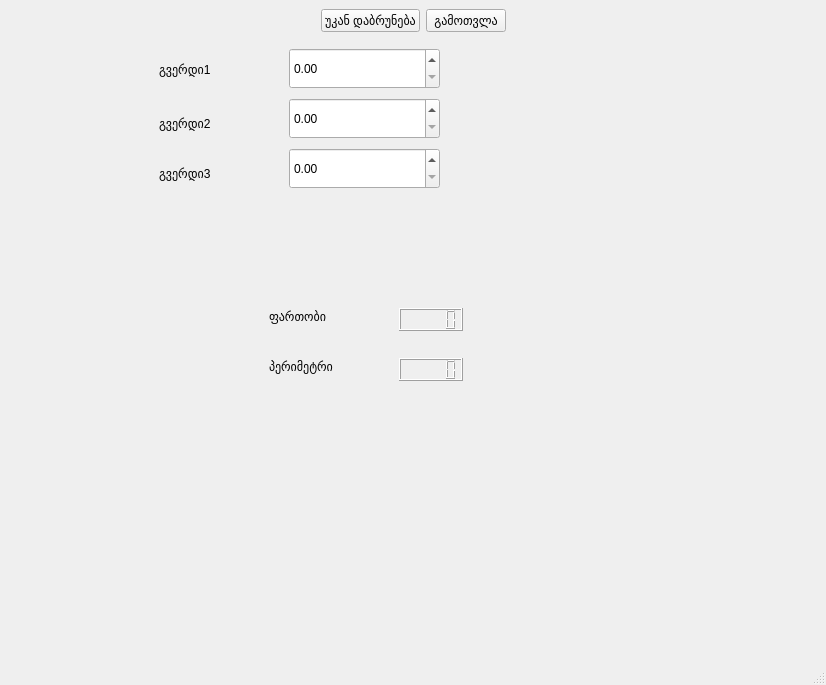
<?xml version="1.0" encoding="UTF-8"?>
<ui version="4.0">
 <class>MainWindow</class>
 <widget class="QMainWindow" name="MainWindow">
  <property name="geometry">
   <rect>
    <x>0</x>
    <y>0</y>
    <width>826</width>
    <height>685</height>
   </rect>
  </property>
  <property name="windowTitle">
   <string>MainWindow</string>
  </property>
  <widget class="QWidget" name="centralwidget">
   <layout class="QGridLayout" name="gridLayout_2">
    <item row="0" column="2">
     <widget class="QPushButton" name="calculate">
      <property name="text">
       <string>გამოთვლა</string>
      </property>
     </widget>
    </item>
    <item row="0" column="0">
     <spacer name="horizontalSpacer_3">
      <property name="orientation">
       <enum>Qt::Horizontal</enum>
      </property>
      <property name="sizeHint" stdset="0">
       <size>
        <width>40</width>
        <height>20</height>
       </size>
      </property>
     </spacer>
    </item>
    <item row="0" column="3">
     <spacer name="horizontalSpacer_4">
      <property name="orientation">
       <enum>Qt::Horizontal</enum>
      </property>
      <property name="sizeHint" stdset="0">
       <size>
        <width>40</width>
        <height>20</height>
       </size>
      </property>
     </spacer>
    </item>
    <item row="0" column="1">
     <widget class="QPushButton" name="back">
      <property name="sizePolicy">
       <sizepolicy hsizetype="Minimum" vsizetype="Minimum">
        <horstretch>0</horstretch>
        <verstretch>0</verstretch>
       </sizepolicy>
      </property>
      <property name="text">
       <string>უკან დაბრუნება</string>
      </property>
     </widget>
    </item>
    <item row="1" column="0" colspan="4">
     <widget class="QStackedWidget" name="stackedWidget">
      <property name="currentIndex">
       <number>2</number>
      </property>
      <widget class="QWidget" name="main">
       <layout class="QGridLayout" name="gridLayout_3">
        <item row="0" column="1">
         <spacer name="verticalSpacer">
          <property name="orientation">
           <enum>Qt::Vertical</enum>
          </property>
          <property name="sizeHint" stdset="0">
           <size>
            <width>20</width>
            <height>40</height>
           </size>
          </property>
         </spacer>
        </item>
        <item row="5" column="1">
         <spacer name="verticalSpacer_2">
          <property name="orientation">
           <enum>Qt::Vertical</enum>
          </property>
          <property name="sizeHint" stdset="0">
           <size>
            <width>20</width>
            <height>40</height>
           </size>
          </property>
         </spacer>
        </item>
        <item row="4" column="1">
         <widget class="QRadioButton" name="kvadrati">
          <property name="text">
           <string>კვადრატი</string>
          </property>
          <attribute name="buttonGroup">
           <string notr="true">shape_group</string>
          </attribute>
         </widget>
        </item>
        <item row="3" column="1">
         <widget class="QRadioButton" name="trapecia">
          <property name="text">
           <string>ტრაპეცია</string>
          </property>
          <attribute name="buttonGroup">
           <string notr="true">shape_group</string>
          </attribute>
         </widget>
        </item>
        <item row="2" column="1">
         <widget class="QRadioButton" name="samkutxedi">
          <property name="text">
           <string>სამკუთხედი</string>
          </property>
          <attribute name="buttonGroup">
           <string notr="true">shape_group</string>
          </attribute>
         </widget>
        </item>
        <item row="2" column="0">
         <spacer name="horizontalSpacer">
          <property name="orientation">
           <enum>Qt::Horizontal</enum>
          </property>
          <property name="sizeHint" stdset="0">
           <size>
            <width>40</width>
            <height>20</height>
           </size>
          </property>
         </spacer>
        </item>
        <item row="1" column="1">
         <widget class="QRadioButton" name="wre">
          <property name="text">
           <string>წრე</string>
          </property>
          <property name="autoExclusive">
           <bool>true</bool>
          </property>
          <attribute name="buttonGroup">
           <string notr="true">shape_group</string>
          </attribute>
         </widget>
        </item>
        <item row="2" column="2">
         <spacer name="horizontalSpacer_2">
          <property name="orientation">
           <enum>Qt::Horizontal</enum>
          </property>
          <property name="sizeHint" stdset="0">
           <size>
            <width>40</width>
            <height>20</height>
           </size>
          </property>
         </spacer>
        </item>
        <item row="5" column="2">
         <widget class="QPushButton" name="select">
          <property name="text">
           <string>არჩევა</string>
          </property>
         </widget>
        </item>
       </layout>
      </widget>
      <widget class="QWidget" name="kvadrati_page">
       <widget class="QDoubleSpinBox" name="kvadrati_sigrdze">
        <property name="geometry">
         <rect>
          <x>280</x>
          <y>90</y>
          <width>151</width>
          <height>41</height>
         </rect>
        </property>
       </widget>
       <widget class="QLabel" name="label_13">
        <property name="geometry">
         <rect>
          <x>150</x>
          <y>90</y>
          <width>111</width>
          <height>31</height>
         </rect>
        </property>
        <property name="text">
         <string>სიგრძე</string>
        </property>
       </widget>
       <widget class="QLCDNumber" name="kvadrati_area_2">
        <property name="geometry">
         <rect>
          <x>270</x>
          <y>260</y>
          <width>64</width>
          <height>23</height>
         </rect>
        </property>
       </widget>
       <widget class="QLCDNumber" name="kvadrati_area_3">
        <property name="geometry">
         <rect>
          <x>270</x>
          <y>300</y>
          <width>64</width>
          <height>23</height>
         </rect>
        </property>
       </widget>
       <widget class="QLabel" name="label_14">
        <property name="geometry">
         <rect>
          <x>160</x>
          <y>250</y>
          <width>111</width>
          <height>31</height>
         </rect>
        </property>
        <property name="text">
         <string>პერიმეტრი</string>
        </property>
       </widget>
       <widget class="QLabel" name="label_15">
        <property name="geometry">
         <rect>
          <x>160</x>
          <y>290</y>
          <width>111</width>
          <height>31</height>
         </rect>
        </property>
        <property name="text">
         <string>ფართობი</string>
        </property>
       </widget>
      </widget>
      <widget class="QWidget" name="samkutxedi_page">
       <widget class="QLabel" name="label_4">
        <property name="geometry">
         <rect>
          <x>150</x>
          <y>16</y>
          <width>71</width>
          <height>31</height>
         </rect>
        </property>
        <property name="text">
         <string>გვერდი1</string>
        </property>
       </widget>
       <widget class="QDoubleSpinBox" name="samkutxedi_gverdi1">
        <property name="geometry">
         <rect>
          <x>280</x>
          <y>10</y>
          <width>151</width>
          <height>41</height>
         </rect>
        </property>
       </widget>
       <widget class="QLabel" name="label_5">
        <property name="geometry">
         <rect>
          <x>150</x>
          <y>70</y>
          <width>71</width>
          <height>31</height>
         </rect>
        </property>
        <property name="text">
         <string>გვერდი2</string>
        </property>
       </widget>
       <widget class="QDoubleSpinBox" name="samkutxedi_gverdi2">
        <property name="geometry">
         <rect>
          <x>280</x>
          <y>60</y>
          <width>151</width>
          <height>41</height>
         </rect>
        </property>
       </widget>
       <widget class="QLabel" name="label_6">
        <property name="geometry">
         <rect>
          <x>150</x>
          <y>120</y>
          <width>71</width>
          <height>31</height>
         </rect>
        </property>
        <property name="text">
         <string>გვერდი3</string>
        </property>
       </widget>
       <widget class="QDoubleSpinBox" name="samkutxedi_gverdi3">
        <property name="geometry">
         <rect>
          <x>280</x>
          <y>110</y>
          <width>151</width>
          <height>41</height>
         </rect>
        </property>
       </widget>
       <widget class="QLabel" name="label_7">
        <property name="geometry">
         <rect>
          <x>260</x>
          <y>270</y>
          <width>101</width>
          <height>17</height>
         </rect>
        </property>
        <property name="text">
         <string>ფართობი</string>
        </property>
       </widget>
       <widget class="QLabel" name="label_8">
        <property name="geometry">
         <rect>
          <x>260</x>
          <y>320</y>
          <width>111</width>
          <height>17</height>
         </rect>
        </property>
        <property name="text">
         <string>პერიმეტრი</string>
        </property>
       </widget>
       <widget class="QLCDNumber" name="samkutxedi_fartobi">
        <property name="geometry">
         <rect>
          <x>390</x>
          <y>270</y>
          <width>64</width>
          <height>23</height>
         </rect>
        </property>
       </widget>
       <widget class="QLCDNumber" name="samkutxedi_perimeter">
        <property name="geometry">
         <rect>
          <x>390</x>
          <y>320</y>
          <width>64</width>
          <height>23</height>
         </rect>
        </property>
       </widget>
      </widget>
      <widget class="QWidget" name="wre_page">
       <widget class="QDoubleSpinBox" name="radiusi">
        <property name="geometry">
         <rect>
          <x>220</x>
          <y>30</y>
          <width>151</width>
          <height>41</height>
         </rect>
        </property>
       </widget>
       <widget class="QLabel" name="label">
        <property name="geometry">
         <rect>
          <x>126</x>
          <y>36</y>
          <width>71</width>
          <height>31</height>
         </rect>
        </property>
        <property name="text">
         <string>რადიუსი</string>
        </property>
       </widget>
       <widget class="QLabel" name="label_2">
        <property name="geometry">
         <rect>
          <x>130</x>
          <y>200</y>
          <width>121</width>
          <height>17</height>
         </rect>
        </property>
        <property name="text">
         <string>ფართობი</string>
        </property>
       </widget>
       <widget class="QLabel" name="label_3">
        <property name="geometry">
         <rect>
          <x>130</x>
          <y>260</y>
          <width>67</width>
          <height>17</height>
         </rect>
        </property>
        <property name="text">
         <string>სიგრძე</string>
        </property>
       </widget>
       <widget class="QLCDNumber" name="wre_fartobi">
        <property name="geometry">
         <rect>
          <x>230</x>
          <y>200</y>
          <width>64</width>
          <height>23</height>
         </rect>
        </property>
       </widget>
       <widget class="QLCDNumber" name="wre_sigrdze">
        <property name="geometry">
         <rect>
          <x>230</x>
          <y>260</y>
          <width>64</width>
          <height>23</height>
         </rect>
        </property>
       </widget>
      </widget>
      <widget class="QWidget" name="trapecia_page">
       <widget class="QDoubleSpinBox" name="zeda_fudze">
        <property name="geometry">
         <rect>
          <x>260</x>
          <y>60</y>
          <width>151</width>
          <height>41</height>
         </rect>
        </property>
       </widget>
       <widget class="QLabel" name="label_9">
        <property name="geometry">
         <rect>
          <x>110</x>
          <y>60</y>
          <width>111</width>
          <height>31</height>
         </rect>
        </property>
        <property name="text">
         <string>ზედა ფუძე</string>
        </property>
       </widget>
       <widget class="QLabel" name="label_10">
        <property name="geometry">
         <rect>
          <x>110</x>
          <y>110</y>
          <width>111</width>
          <height>31</height>
         </rect>
        </property>
        <property name="text">
         <string>ქვედა ფუძე</string>
        </property>
       </widget>
       <widget class="QDoubleSpinBox" name="qveda_fudze">
        <property name="geometry">
         <rect>
          <x>260</x>
          <y>110</y>
          <width>151</width>
          <height>41</height>
         </rect>
        </property>
       </widget>
       <widget class="QLCDNumber" name="trapeci_area">
        <property name="geometry">
         <rect>
          <x>230</x>
          <y>240</y>
          <width>64</width>
          <height>23</height>
         </rect>
        </property>
       </widget>
       <widget class="QLCDNumber" name="trapecia_perimeter">
        <property name="geometry">
         <rect>
          <x>230</x>
          <y>280</y>
          <width>64</width>
          <height>23</height>
         </rect>
        </property>
       </widget>
       <widget class="QLabel" name="label_11">
        <property name="geometry">
         <rect>
          <x>100</x>
          <y>240</y>
          <width>101</width>
          <height>17</height>
         </rect>
        </property>
        <property name="text">
         <string>ფართობი</string>
        </property>
       </widget>
       <widget class="QLabel" name="label_12">
        <property name="geometry">
         <rect>
          <x>100</x>
          <y>280</y>
          <width>101</width>
          <height>17</height>
         </rect>
        </property>
        <property name="text">
         <string>პერიმეტრი</string>
        </property>
       </widget>
       <widget class="QDoubleSpinBox" name="trapecia_simaghle">
        <property name="geometry">
         <rect>
          <x>260</x>
          <y>160</y>
          <width>151</width>
          <height>41</height>
         </rect>
        </property>
       </widget>
       <widget class="QLabel" name="label_16">
        <property name="geometry">
         <rect>
          <x>110</x>
          <y>160</y>
          <width>111</width>
          <height>31</height>
         </rect>
        </property>
        <property name="text">
         <string>სიმაღლე</string>
        </property>
       </widget>
      </widget>
     </widget>
    </item>
   </layout>
  </widget>
  <widget class="QMenuBar" name="menubar">
   <property name="geometry">
    <rect>
     <x>0</x>
     <y>0</y>
     <width>826</width>
     <height>29</height>
    </rect>
   </property>
  </widget>
  <widget class="QStatusBar" name="statusbar"/>
 </widget>
 <resources/>
 <connections/>
 <buttongroups>
  <buttongroup name="shape_group"/>
 </buttongroups>
</ui>
